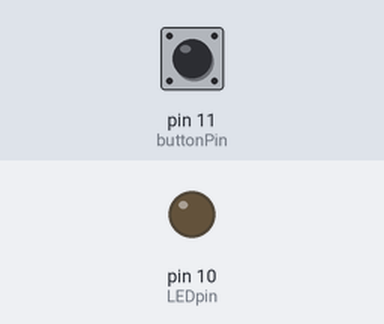
Bench run of a sketch on a simulated Arduino Uno, built with avr-gcc and run on an emulated ATmega328P. Parts: output pins drawn as LEDs (lit = HIGH). The inputs (shaded band) are chosen by the test bench; at power-on: pin 11 (buttonPin) LOW.

Above: at 1.2 s.
1.3 s: pin 11 (buttonPin) pulled HIGH for 0.15 s
At 1.8 s:
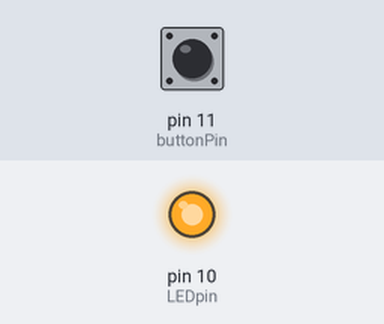
Timing chart, 0 to 7.8 s (numbered marks = the images above; inputs shaded):
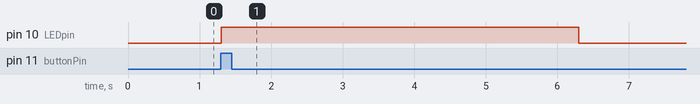

The sketch:

LightSwitchA.ino
```cpp
// setup variables to remember which pins are in use
int LEDpin = 10;
int buttonPin = 11;

// the setup routine runs once when you press reset:
void setup(){
  // initialize the button pin as an input.
  pinMode(buttonPin, INPUT);
  // initialize the LED pin as an output.
  pinMode(LEDpin, OUTPUT);

}

// the loop routine runs over and over again forever:
void loop(){

  if (digitalRead(buttonPin) == HIGH)
  {
    digitalWrite(LEDpin, HIGH); // turn the LED on
    delay(5000);
  } else{
    digitalWrite(LEDpin, LOW); // turn the LED off
  }
}
```

Measured:
- after the input at 1.3 s, pin 10 (LEDpin): LOW → HIGH at once, → LOW 5.0 s later
